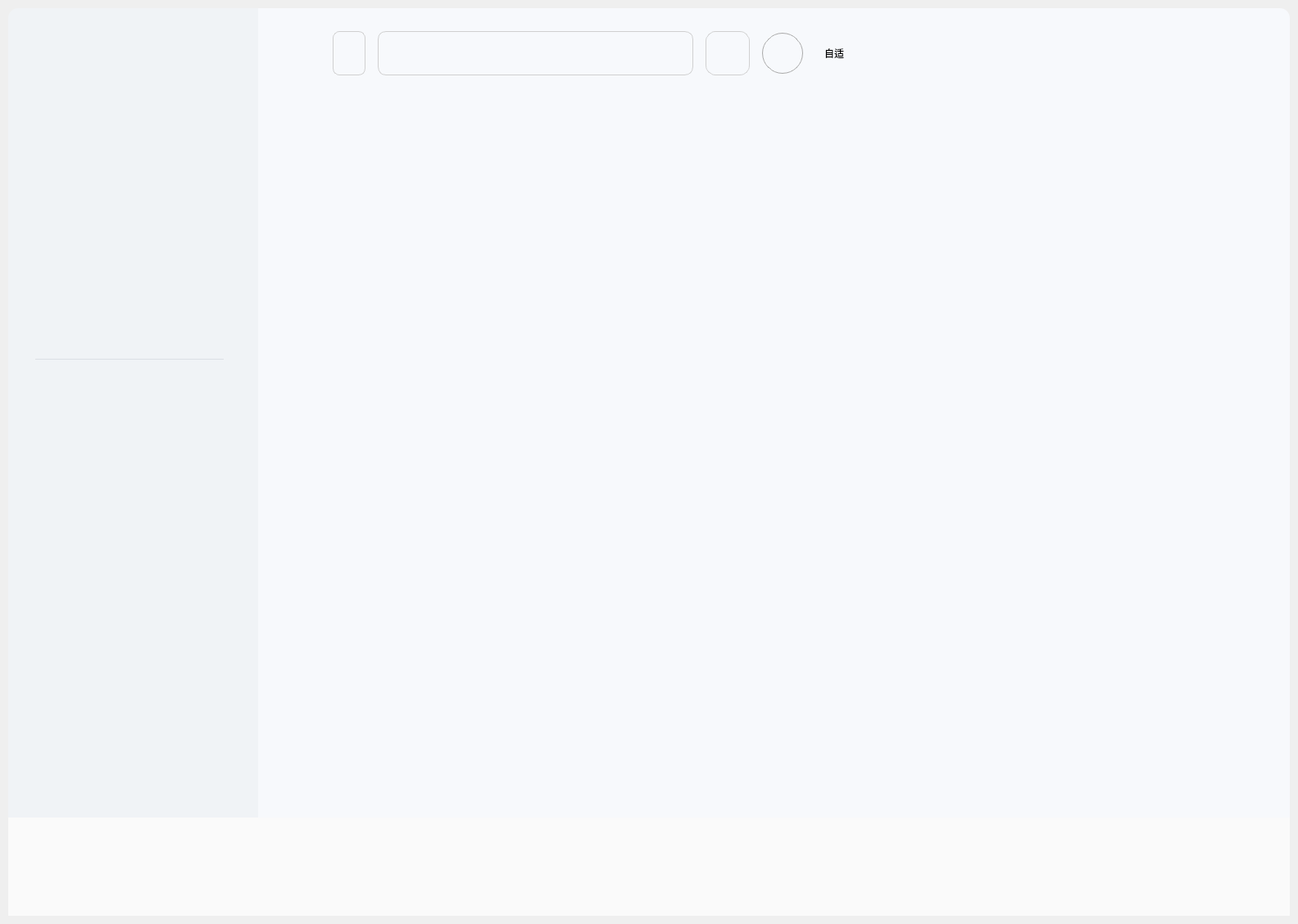
<?xml version="1.0" encoding="UTF-8"?>
<ui version="4.0">
 <class>MainWidget</class>
 <widget class="QWidget" name="MainWidget">
  <property name="geometry">
   <rect>
    <x>0</x>
    <y>0</y>
    <width>1584</width>
    <height>1128</height>
   </rect>
  </property>
  <property name="windowTitle">
   <string>Form</string>
  </property>
  <property name="styleSheet">
   <string notr="true"/>
  </property>
  <layout class="QVBoxLayout" name="verticalLayout">
   <property name="spacing">
    <number>0</number>
   </property>
   <property name="leftMargin">
    <number>10</number>
   </property>
   <property name="topMargin">
    <number>10</number>
   </property>
   <property name="rightMargin">
    <number>10</number>
   </property>
   <property name="bottomMargin">
    <number>10</number>
   </property>
   <item>
    <widget class="QWidget" name="head_wi" native="true">
     <property name="minimumSize">
      <size>
       <width>0</width>
       <height>90</height>
      </size>
     </property>
     <property name="maximumSize">
      <size>
       <width>16777215</width>
       <height>90</height>
      </size>
     </property>
     <layout class="QHBoxLayout" name="horizontalLayout">
      <property name="spacing">
       <number>0</number>
      </property>
      <property name="leftMargin">
       <number>0</number>
      </property>
      <property name="topMargin">
       <number>0</number>
      </property>
      <property name="rightMargin">
       <number>0</number>
      </property>
      <property name="bottomMargin">
       <number>0</number>
      </property>
      <item>
       <widget class="QWidget" name="logo_wi" native="true">
        <property name="minimumSize">
         <size>
          <width>305</width>
          <height>0</height>
         </size>
        </property>
        <property name="maximumSize">
         <size>
          <width>305</width>
          <height>16777215</height>
         </size>
        </property>
        <property name="styleSheet">
         <string notr="true">background-color: #f0f3f6;
background-image: url(:/res/logo.png);
background-position: center center;
background-repeat: no-repeat;
border-top-left-radius: 12px; </string>
        </property>
       </widget>
      </item>
      <item>
       <widget class="QWidget" name="searchlist_wi" native="true">
        <property name="minimumSize">
         <size>
          <width>420</width>
          <height>0</height>
         </size>
        </property>
        <property name="maximumSize">
         <size>
          <width>600</width>
          <height>16777215</height>
         </size>
        </property>
        <property name="styleSheet">
         <string notr="true">background-color: rgb(247, 249, 252);</string>
        </property>
        <layout class="QHBoxLayout" name="horizontalLayout_5">
         <property name="spacing">
          <number>0</number>
         </property>
         <property name="leftMargin">
          <number>0</number>
         </property>
         <property name="topMargin">
          <number>20</number>
         </property>
         <property name="rightMargin">
          <number>0</number>
         </property>
         <property name="bottomMargin">
          <number>0</number>
         </property>
         <item>
          <spacer name="horizontalSpacer">
           <property name="orientation">
            <enum>Qt::Horizontal</enum>
           </property>
           <property name="sizeHint" stdset="0">
            <size>
             <width>40</width>
             <height>20</height>
            </size>
           </property>
          </spacer>
         </item>
         <item>
          <widget class="QPushButton" name="back_btn">
           <property name="minimumSize">
            <size>
             <width>40</width>
             <height>54</height>
            </size>
           </property>
           <property name="maximumSize">
            <size>
             <width>40</width>
             <height>54</height>
            </size>
           </property>
           <property name="styleSheet">
            <string notr="true"> 
QPushButton {
    border: 1px solid #d0d0d0;
     border-radius: 8px;
    background-repeat: no-repeat;
    background-position: center;
    background-image: url(:/res/btn_back1.png);
  
}
QPushButton:hover, 
QPushButton:pressed {
    background-image: url(:/res/btn_back3.png);
}</string>
           </property>
           <property name="text">
            <string/>
           </property>
          </widget>
         </item>
         <item>
          <spacer name="horizontalSpacer_3">
           <property name="orientation">
            <enum>Qt::Horizontal</enum>
           </property>
           <property name="sizeType">
            <enum>QSizePolicy::Maximum</enum>
           </property>
           <property name="sizeHint" stdset="0">
            <size>
             <width>15</width>
             <height>20</height>
            </size>
           </property>
          </spacer>
         </item>
         <item>
          <widget class="QLineEdit" name="search_lin">
           <property name="minimumSize">
            <size>
             <width>385</width>
             <height>54</height>
            </size>
           </property>
           <property name="maximumSize">
            <size>
             <width>385</width>
             <height>54</height>
            </size>
           </property>
           <property name="styleSheet">
            <string notr="true">    QLineEdit {
    padding-left: 20px; /*最左可编辑*/
    border-radius: 10px;
  border: 1px solid #d0d0d0;
    background: qlineargradient(
        x1:0, y1:0, x2:1, y2:0,
        stop:0 #dbeafe, stop:1 #fce7f3
    );
    color: #4b5563;
    font-size: 22px;
}

/* 占位符文字颜色 */
QLineEdit:!focus {
    color: #9ca3af;/* 未聚焦时，输入文字的颜色变为更浅的灰色 */
}</string>
           </property>
          </widget>
         </item>
         <item>
          <spacer name="horizontalSpacer_2">
           <property name="orientation">
            <enum>Qt::Horizontal</enum>
           </property>
           <property name="sizeType">
            <enum>QSizePolicy::Maximum</enum>
           </property>
           <property name="sizeHint" stdset="0">
            <size>
             <width>15</width>
             <height>20</height>
            </size>
           </property>
          </spacer>
         </item>
         <item>
          <widget class="QPushButton" name="phone_btn">
           <property name="minimumSize">
            <size>
             <width>54</width>
             <height>54</height>
            </size>
           </property>
           <property name="maximumSize">
            <size>
             <width>54</width>
             <height>54</height>
            </size>
           </property>
           <property name="styleSheet">
            <string notr="true">QPushButton {
    background-color: qlineargradient(x1:0, y1:0, x2:1, y2:1,
                                      stop:0 #f8f1f8, stop:1 #fbe6ee);
	
    border: 1px solid #d0d0d0;
    border-radius: 12px;
    padding: 12px;
}

QPushButton:hover {
    background-color: qlineargradient(x1:0, y1:0, x2:1, y2:1,
                                      stop:0 #fcdfea, stop:1 #f8c7e1);
}</string>
           </property>
           <property name="text">
            <string/>
           </property>
          </widget>
         </item>
        </layout>
       </widget>
      </item>
      <item>
       <widget class="QWidget" name="user_wi" native="true">
        <property name="minimumSize">
         <size>
          <width>200</width>
          <height>0</height>
         </size>
        </property>
        <property name="maximumSize">
         <size>
          <width>310</width>
          <height>16777215</height>
         </size>
        </property>
        <property name="styleSheet">
         <string notr="true">background-color: rgb(247, 249, 252);</string>
        </property>
        <layout class="QHBoxLayout" name="horizontalLayout_6">
         <property name="leftMargin">
          <number>0</number>
         </property>
         <property name="topMargin">
          <number>20</number>
         </property>
         <property name="rightMargin">
          <number>0</number>
         </property>
         <property name="bottomMargin">
          <number>0</number>
         </property>
         <item>
          <spacer name="horizontalSpacer_4">
           <property name="orientation">
            <enum>Qt::Horizontal</enum>
           </property>
           <property name="sizeType">
            <enum>QSizePolicy::Maximum</enum>
           </property>
           <property name="sizeHint" stdset="0">
            <size>
             <width>15</width>
             <height>20</height>
            </size>
           </property>
          </spacer>
         </item>
         <item>
          <widget class="QLabel" name="usericon_lb">
           <property name="minimumSize">
            <size>
             <width>50</width>
             <height>50</height>
            </size>
           </property>
           <property name="maximumSize">
            <size>
             <width>50</width>
             <height>50</height>
            </size>
           </property>
           <property name="styleSheet">
            <string notr="true">
     border: 1px solid #aaa;
       border-radius: 25px;
       color: white;
       padding: 5px;
  
</string>
           </property>
           <property name="text">
            <string/>
           </property>
          </widget>
         </item>
         <item>
          <spacer name="horizontalSpacer_5">
           <property name="orientation">
            <enum>Qt::Horizontal</enum>
           </property>
           <property name="sizeType">
            <enum>QSizePolicy::Maximum</enum>
           </property>
           <property name="sizeHint" stdset="0">
            <size>
             <width>20</width>
             <height>20</height>
            </size>
           </property>
          </spacer>
         </item>
         <item>
          <widget class="QLabel" name="username_lb">
           <property name="minimumSize">
            <size>
             <width>0</width>
             <height>50</height>
            </size>
           </property>
           <property name="maximumSize">
            <size>
             <width>16777215</width>
             <height>50</height>
            </size>
           </property>
           <property name="text">
            <string>自适</string>
           </property>
           <property name="alignment">
            <set>Qt::AlignLeading|Qt::AlignLeft|Qt::AlignVCenter</set>
           </property>
          </widget>
         </item>
        </layout>
       </widget>
      </item>
      <item>
       <widget class="QWidget" name="headutils_wi" native="true">
        <property name="minimumSize">
         <size>
          <width>0</width>
          <height>0</height>
         </size>
        </property>
        <property name="maximumSize">
         <size>
          <width>380</width>
          <height>16777215</height>
         </size>
        </property>
        <property name="styleSheet">
         <string notr="true">
	background-color: rgb(247, 249, 252);
	border-top-right-radius: 12px; 
</string>
        </property>
        <layout class="QHBoxLayout" name="horizontalLayout_3">
         <property name="spacing">
          <number>0</number>
         </property>
         <property name="leftMargin">
          <number>0</number>
         </property>
         <property name="topMargin">
          <number>20</number>
         </property>
         <property name="rightMargin">
          <number>0</number>
         </property>
         <property name="bottomMargin">
          <number>0</number>
         </property>
         <item>
          <widget class="QPushButton" name="message_btn">
           <property name="minimumSize">
            <size>
             <width>44</width>
             <height>44</height>
            </size>
           </property>
           <property name="maximumSize">
            <size>
             <width>44</width>
             <height>44</height>
            </size>
           </property>
           <property name="styleSheet">
            <string notr="true">QPushButton {
    background-repeat: no-repeat;
    background-position: center;
    background-image: url(:/res/btn_messageCenter_50.png);
    border: none;
    background-color: transparent;
}

QPushButton:hover, 
QPushButton:pressed {
    background-image: url(:/res/btn_messageCenter_100.png);
}</string>
           </property>
           <property name="text">
            <string/>
           </property>
          </widget>
         </item>
         <item>
          <widget class="QPushButton" name="setting_btn">
           <property name="minimumSize">
            <size>
             <width>44</width>
             <height>44</height>
            </size>
           </property>
           <property name="maximumSize">
            <size>
             <width>44</width>
             <height>44</height>
            </size>
           </property>
           <property name="styleSheet">
            <string notr="true">QPushButton {
    background-repeat: no-repeat;
    background-position: center;
    background-image: url(:/res/btn_settings_50.png);
    border: none;
    background-color: transparent;
}

QPushButton:hover, 
QPushButton:pressed {
    background-image: url(:/res/btn_settings_100.png);
}</string>
           </property>
           <property name="text">
            <string/>
           </property>
          </widget>
         </item>
         <item>
          <widget class="QPushButton" name="dress_btn">
           <property name="minimumSize">
            <size>
             <width>44</width>
             <height>44</height>
            </size>
           </property>
           <property name="maximumSize">
            <size>
             <width>44</width>
             <height>44</height>
            </size>
           </property>
           <property name="styleSheet">
            <string notr="true">QPushButton {
    background-repeat: no-repeat;
    background-position: center;
    background-image: url(:/res/btn_dressUp_50.png);
    border: none;
    background-color: transparent;
}

QPushButton:hover, 
QPushButton:pressed {
    background-image: url(:/res/btn_dressUp_100.png);
}</string>
           </property>
           <property name="text">
            <string/>
           </property>
          </widget>
         </item>
         <item>
          <widget class="QPushButton" name="minimize_btn">
           <property name="sizePolicy">
            <sizepolicy hsizetype="Minimum" vsizetype="Fixed">
             <horstretch>44</horstretch>
             <verstretch>44</verstretch>
            </sizepolicy>
           </property>
           <property name="maximumSize">
            <size>
             <width>44</width>
             <height>44</height>
            </size>
           </property>
           <property name="styleSheet">
            <string notr="true">QPushButton {
    background-repeat: no-repeat;
    background-position: center;
    background-image: url(:/res/btn_minimize_50.png);
    border: none;
    background-color: transparent;
}

QPushButton:hover, 
QPushButton:pressed {
    background-image: url(:/res/btn_minimize_100.png);
}</string>
           </property>
           <property name="text">
            <string/>
           </property>
          </widget>
         </item>
         <item>
          <widget class="QPushButton" name="close_btn">
           <property name="minimumSize">
            <size>
             <width>44</width>
             <height>44</height>
            </size>
           </property>
           <property name="maximumSize">
            <size>
             <width>44</width>
             <height>44</height>
            </size>
           </property>
           <property name="styleSheet">
            <string notr="true">QPushButton {
    background-repeat: no-repeat;
    background-position: center;
    background-image: url(:/res/btn_closeMainWindow_50.png);
    border: none;
    background-color: transparent;
}

QPushButton:hover, 
QPushButton:pressed {
    background-image: url(:/res/btn_closeMainWindow_100.png);
}</string>
           </property>
           <property name="text">
            <string/>
           </property>
          </widget>
         </item>
        </layout>
       </widget>
      </item>
     </layout>
    </widget>
   </item>
   <item>
    <widget class="QWidget" name="body_wi" native="true">
     <layout class="QVBoxLayout" name="verticalLayout_2">
      <property name="spacing">
       <number>0</number>
      </property>
      <property name="leftMargin">
       <number>0</number>
      </property>
      <property name="topMargin">
       <number>0</number>
      </property>
      <property name="rightMargin">
       <number>0</number>
      </property>
      <property name="bottomMargin">
       <number>0</number>
      </property>
      <item>
       <widget class="QWidget" name="mainbody_wi" native="true">
        <layout class="QHBoxLayout" name="horizontalLayout_2">
         <property name="spacing">
          <number>0</number>
         </property>
         <property name="leftMargin">
          <number>0</number>
         </property>
         <property name="topMargin">
          <number>0</number>
         </property>
         <property name="rightMargin">
          <number>0</number>
         </property>
         <property name="bottomMargin">
          <number>0</number>
         </property>
         <item>
          <widget class="QScrollArea" name="sidebar_wi">
           <property name="minimumSize">
            <size>
             <width>305</width>
             <height>0</height>
            </size>
           </property>
           <property name="maximumSize">
            <size>
             <width>305</width>
             <height>16777215</height>
            </size>
           </property>
           <property name="styleSheet">
            <string notr="true">background-color: #f0f3f6;
 border: none;



</string>
           </property>
           <property name="widgetResizable">
            <bool>true</bool>
           </property>
           <widget class="QWidget" name="scrollAreaWidgetContents">
            <property name="geometry">
             <rect>
              <x>0</x>
              <y>0</y>
              <width>305</width>
              <height>898</height>
             </rect>
            </property>
            <layout class="QVBoxLayout" name="verticalLayout_3">
             <property name="spacing">
              <number>0</number>
             </property>
             <property name="leftMargin">
              <number>0</number>
             </property>
             <property name="topMargin">
              <number>0</number>
             </property>
             <property name="rightMargin">
              <number>0</number>
             </property>
             <property name="bottomMargin">
              <number>0</number>
             </property>
             <item>
              <widget class="QWidget" name="shop_wi" native="true">
               <property name="minimumSize">
                <size>
                 <width>0</width>
                 <height>350</height>
                </size>
               </property>
               <property name="maximumSize">
                <size>
                 <width>16777215</width>
                 <height>350</height>
                </size>
               </property>
               <property name="styleSheet">
                <string notr="true">QPushButton {
    border: none;
       border-radius: 8px;
      background-color: #f0f3f6;
      color: black;
   }
   QPushButton:hover {
     background-color: #e4e8ec;
    }
  QPushButton:checked {
    background-color: #fc3c4d;
    }</string>
               </property>
               <layout class="QVBoxLayout" name="verticalLayout_4">
                <property name="spacing">
                 <number>0</number>
                </property>
                <property name="leftMargin">
                 <number>33</number>
                </property>
                <property name="topMargin">
                 <number>0</number>
                </property>
                <property name="rightMargin">
                 <number>0</number>
                </property>
                <property name="bottomMargin">
                 <number>0</number>
                </property>
                <item>
                 <widget class="StatePushbutton" name="recommend_btn">
                  <property name="minimumSize">
                   <size>
                    <width>250</width>
                    <height>54</height>
                   </size>
                  </property>
                  <property name="maximumSize">
                   <size>
                    <width>250</width>
                    <height>54</height>
                   </size>
                  </property>
                  <property name="styleSheet">
                   <string notr="true">
QPushButton {
    background-image: url(:/res/viewswitch/recommend_w.png);
    background-repeat: no-repeat;
    background-position: left center;
  
}
QPushButton:checked {
    background-image: url(:/res/viewswitch/recommend.png);
    background-repeat: no-repeat;
    background-position: left center;
  
}</string>
                  </property>
                  <property name="text">
                   <string/>
                  </property>
                 </widget>
                </item>
                <item>
                 <widget class="StatePushbutton" name="featured_btn">
                  <property name="minimumSize">
                   <size>
                    <width>250</width>
                    <height>54</height>
                   </size>
                  </property>
                  <property name="maximumSize">
                   <size>
                    <width>250</width>
                    <height>54</height>
                   </size>
                  </property>
                  <property name="styleSheet">
                   <string notr="true">QPushButton {
    background-image: url(:/res/viewswitch/featured_w.png);
    background-repeat: no-repeat;
    background-position: left center;
  
}
QPushButton:checked {
    background-image: url(:/res/viewswitch/featured.png);
    background-repeat: no-repeat;
    background-position: left center;
  
}</string>
                  </property>
                  <property name="text">
                   <string/>
                  </property>
                 </widget>
                </item>
                <item>
                 <widget class="StatePushbutton" name="podcast_btn">
                  <property name="minimumSize">
                   <size>
                    <width>250</width>
                    <height>54</height>
                   </size>
                  </property>
                  <property name="maximumSize">
                   <size>
                    <width>250</width>
                    <height>54</height>
                   </size>
                  </property>
                  <property name="styleSheet">
                   <string notr="true">QPushButton {
    background-image: url(:/res/viewswitch/podcast_w.png);
    background-repeat: no-repeat;
    background-position: left center;
  
}
QPushButton:checked {
    background-image: url(:/res/viewswitch/podcast.png);
    background-repeat: no-repeat;
    background-position: left center;
  
}</string>
                  </property>
                  <property name="text">
                   <string/>
                  </property>
                 </widget>
                </item>
                <item>
                 <widget class="StatePushbutton" name="explore_btn">
                  <property name="minimumSize">
                   <size>
                    <width>250</width>
                    <height>54</height>
                   </size>
                  </property>
                  <property name="maximumSize">
                   <size>
                    <width>250</width>
                    <height>54</height>
                   </size>
                  </property>
                  <property name="styleSheet">
                   <string notr="true">QPushButton {
    background-image: url(:/res/viewswitch/explore_w.png);
    background-repeat: no-repeat;
    background-position: left center;
  
}
QPushButton:checked {
    background-image: url(:/res/viewswitch/explore.png);
    background-repeat: no-repeat;
    background-position: left center;
  
}</string>
                  </property>
                  <property name="text">
                   <string/>
                  </property>
                 </widget>
                </item>
                <item>
                 <widget class="StatePushbutton" name="follow_btn">
                  <property name="minimumSize">
                   <size>
                    <width>250</width>
                    <height>54</height>
                   </size>
                  </property>
                  <property name="maximumSize">
                   <size>
                    <width>250</width>
                    <height>54</height>
                   </size>
                  </property>
                  <property name="styleSheet">
                   <string notr="true">QPushButton {
    background-image: url(:/res/viewswitch/follow_w.png);
    background-repeat: no-repeat;
    background-position: left center;
  
}
QPushButton:checked {
    background-image: url(:/res/viewswitch/follow.png);
    background-repeat: no-repeat;
    background-position: left center;
  
}</string>
                  </property>
                  <property name="text">
                   <string/>
                  </property>
                 </widget>
                </item>
                <item>
                 <spacer name="verticalSpacer_3">
                  <property name="orientation">
                   <enum>Qt::Vertical</enum>
                  </property>
                  <property name="sizeType">
                   <enum>QSizePolicy::Fixed</enum>
                  </property>
                  <property name="sizeHint" stdset="0">
                   <size>
                    <width>20</width>
                    <height>20</height>
                   </size>
                  </property>
                 </spacer>
                </item>
                <item>
                 <widget class="Line" name="line">
                  <property name="minimumSize">
                   <size>
                    <width>150</width>
                    <height>0</height>
                   </size>
                  </property>
                  <property name="maximumSize">
                   <size>
                    <width>230</width>
                    <height>1</height>
                   </size>
                  </property>
                  <property name="styleSheet">
                   <string notr="true">QFrame {
    background-color: #dbdfe4;
    height: 1px;
    border: none;
}
</string>
                  </property>
                  <property name="orientation">
                   <enum>Qt::Horizontal</enum>
                  </property>
                 </widget>
                </item>
               </layout>
              </widget>
             </item>
             <item>
              <widget class="QWidget" name="my_wid" native="true">
               <property name="minimumSize">
                <size>
                 <width>0</width>
                 <height>300</height>
                </size>
               </property>
               <property name="maximumSize">
                <size>
                 <width>16777215</width>
                 <height>300</height>
                </size>
               </property>
               <property name="styleSheet">
                <string notr="true">QPushButton {
    border: none;
       border-radius: 8px;
      background-color: #f0f3f6;
      color: black;
   }
   QPushButton:hover {
     background-color: #e4e8ec;
    }
  QPushButton:checked {
    background-color: #fc3c4d;
    }</string>
               </property>
               <layout class="QVBoxLayout" name="verticalLayout_5">
                <property name="spacing">
                 <number>0</number>
                </property>
                <property name="leftMargin">
                 <number>33</number>
                </property>
                <property name="topMargin">
                 <number>0</number>
                </property>
                <property name="rightMargin">
                 <number>0</number>
                </property>
                <property name="bottomMargin">
                 <number>0</number>
                </property>
                <item>
                 <widget class="QLabel" name="label">
                  <property name="minimumSize">
                   <size>
                    <width>250</width>
                    <height>54</height>
                   </size>
                  </property>
                  <property name="maximumSize">
                   <size>
                    <width>250</width>
                    <height>54</height>
                   </size>
                  </property>
                  <property name="styleSheet">
                   <string notr="true">QLabel {
   background-image: url(:/res/viewswitch/my.png);
    background-repeat: no-repeat;
    background-position: left center;
}
</string>
                  </property>
                  <property name="text">
                   <string/>
                  </property>
                 </widget>
                </item>
                <item>
                 <widget class="StatePushbutton" name="favorite_btn">
                  <property name="minimumSize">
                   <size>
                    <width>250</width>
                    <height>54</height>
                   </size>
                  </property>
                  <property name="maximumSize">
                   <size>
                    <width>250</width>
                    <height>54</height>
                   </size>
                  </property>
                  <property name="styleSheet">
                   <string notr="true">QPushButton {
    background-image: url(:/res/viewswitch/favorite1.png);  /* 默认状态图片 */
    background-repeat: no-repeat;
    background-position: left center;
}

QPushButton:hover {
    background-image: url(:/res/viewswitch/favorite.png);  /* 鼠标悬浮时显示的图片 */
    background-repeat: no-repeat;
    background-position: left center;
}

QPushButton:checked {
    background-image: url(:/res/viewswitch/favorite2.png);    /* 选中状态图片 */
    background-repeat: no-repeat;
    background-position: left center;
}
</string>
                  </property>
                  <property name="text">
                   <string/>
                  </property>
                 </widget>
                </item>
                <item>
                 <widget class="StatePushbutton" name="recent_btn">
                  <property name="minimumSize">
                   <size>
                    <width>250</width>
                    <height>54</height>
                   </size>
                  </property>
                  <property name="maximumSize">
                   <size>
                    <width>250</width>
                    <height>54</height>
                   </size>
                  </property>
                  <property name="styleSheet">
                   <string notr="true">QPushButton {
    background-image: url(:/res/viewswitch/recent1.png);  /* 默认状态图片 */
    background-repeat: no-repeat;
    background-position: left center;
}

QPushButton:hover {
    background-image: url(:/res/viewswitch/recent.png);  /* 鼠标悬浮时显示的图片 */
    background-repeat: no-repeat;
    background-position: left center;
}

QPushButton:checked {
    background-image: url(:/res/viewswitch/recent2.png);    /* 选中状态图片 */
    background-repeat: no-repeat;
    background-position: left center;
}
</string>
                  </property>
                  <property name="text">
                   <string/>
                  </property>
                 </widget>
                </item>
                <item>
                 <widget class="StatePushbutton" name="local_btn">
                  <property name="minimumSize">
                   <size>
                    <width>250</width>
                    <height>54</height>
                   </size>
                  </property>
                  <property name="maximumSize">
                   <size>
                    <width>250</width>
                    <height>54</height>
                   </size>
                  </property>
                  <property name="styleSheet">
                   <string notr="true">QPushButton {
    background-image: url(:/res/viewswitch/local1.png);  /* 默认状态图片 */
    background-repeat: no-repeat;
    background-position: left center;
}

QPushButton:hover {
    background-image: url(:/res/viewswitch/local.png);  /* 鼠标悬浮时显示的图片 */
    background-repeat: no-repeat;
    background-position: left center;
}

QPushButton:checked {
    background-image: url(:/res/viewswitch/local2.png);    /* 选中状态图片 */
    background-repeat: no-repeat;
    background-position: left center;
}

</string>
                  </property>
                  <property name="text">
                   <string/>
                  </property>
                 </widget>
                </item>
               </layout>
              </widget>
             </item>
             <item>
              <widget class="QWidget" name="widget_6" native="true"/>
             </item>
            </layout>
           </widget>
          </widget>
         </item>
         <item>
          <widget class="QStackedWidget" name="pages_wi">
           <property name="styleSheet">
            <string notr="true">background-color: rgb(247, 249, 252);</string>
           </property>
           <widget class="Recommendwi" name="recommend_wi"/>
           <widget class="Songlistwi" name="songlist_wi"/>
           <widget class="Searchwi" name="search_wi"/>
           <widget class="Localwi" name="local_wi"/>
           <widget class="Likemusicwi" name="like_wi"/>
          </widget>
         </item>
        </layout>
       </widget>
      </item>
      <item>
       <widget class="Musicplayerwi" name="playbackControlPanel_wi" native="true">
        <property name="minimumSize">
         <size>
          <width>0</width>
          <height>120</height>
         </size>
        </property>
        <property name="maximumSize">
         <size>
          <width>16777215</width>
          <height>120</height>
         </size>
        </property>
        <property name="styleSheet">
         <string notr="true">
background-color: #fafafa;

 
 
  </string>
        </property>
       </widget>
      </item>
     </layout>
    </widget>
   </item>
  </layout>
 </widget>
 <customwidgets>
  <customwidget>
   <class>StatePushbutton</class>
   <extends>QPushButton</extends>
   <header location="global">statepushbutton.h</header>
  </customwidget>
  <customwidget>
   <class>Localwi</class>
   <extends>QWidget</extends>
   <header location="global">localwi.h</header>
   <container>1</container>
  </customwidget>
  <customwidget>
   <class>Musicplayerwi</class>
   <extends>QWidget</extends>
   <header location="global">musicplayerwi.h</header>
   <container>1</container>
  </customwidget>
  <customwidget>
   <class>Searchwi</class>
   <extends>QWidget</extends>
   <header location="global">searchwi.h</header>
   <container>1</container>
  </customwidget>
  <customwidget>
   <class>Likemusicwi</class>
   <extends>QWidget</extends>
   <header location="global">likemusicwi.h</header>
   <container>1</container>
  </customwidget>
  <customwidget>
   <class>Recommendwi</class>
   <extends>QWidget</extends>
   <header location="global">recommendwi.h</header>
   <container>1</container>
  </customwidget>
  <customwidget>
   <class>Songlistwi</class>
   <extends>QWidget</extends>
   <header location="global">songlistwi.h</header>
   <container>1</container>
  </customwidget>
 </customwidgets>
 <resources/>
 <connections/>
</ui>
